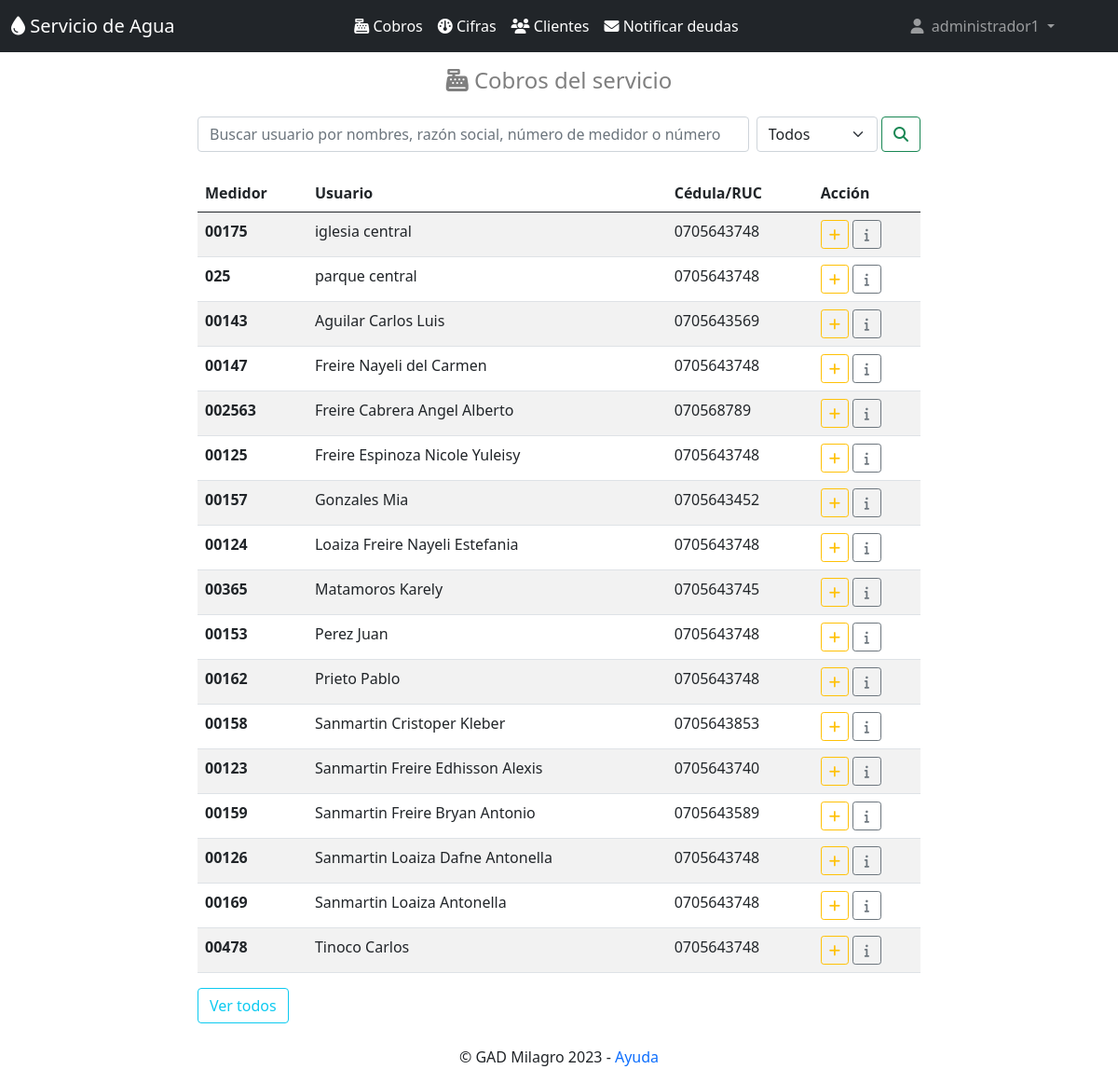
Page /cobros/ (signed in) on the earlier database version.
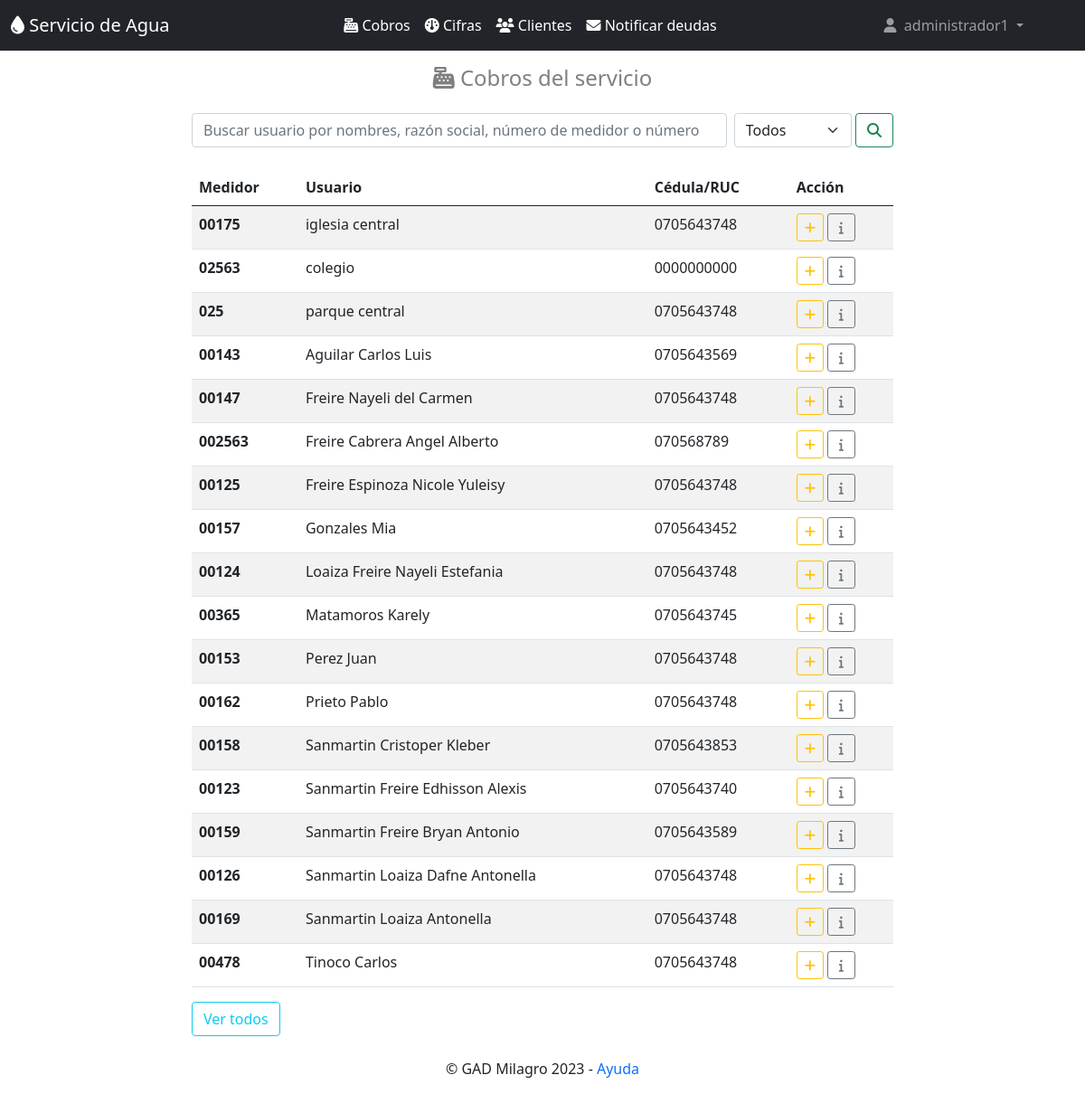
Same page on the later database version.
### clientes/models.py (models this page shows, shortened)
class Cliente(models.Model):
    nombres=models.CharField(max_length=50)
    apellidos=models.CharField(max_length=30,null=True, blank=True)
    detalle=models.CharField(max_length=30,null=True, blank=True)
    medidor=models.CharField(max_length=10, unique=True)
    cedula=models.CharField(max_length=15)
    email=models.EmailField()
    direccion=models.CharField(max_length=50,null=True, blank=True)
    celular=models.CharField(max_length=10,null=True, blank=True)
    deuda=models.CharField(max_length=1, choices=deuda, default='n',null=True, blank=True)
    ultima_cifra=models.CharField(max_length=30,default='null',null=True, blank=True)
    class Meta:
        db_table = 'cliente'
        verbose_name = 'Cliente'
        verbose_name_plural = 'clientes'
        ordering = ['apellidos']

### cobros/views.py (the view)
# urls.py: path('cobros/',mostrar_clientes),
def mostrar_clientes(request):
    busqueda = request.GET.get("buscar")
    filtro = request.GET.get("filtro")
    try:
        clientes = Cliente.objects.all()
    except Cliente.DoesNotExist:
                raise Http404
    date = datetime.date.today()
    año = date.strftime("%Y")
    mes = date.strftime("%B")
    fecha = mes+año
    try:
        if str(busqueda) and (str(filtro)=='1' or str(filtro)=='2'):
            if str(filtro) == '1':
                    clientes = Cliente.objects.filter(
                        Q(deuda__icontains = 's')).filter(
                        Q(nombres__icontains = busqueda) |
                        Q(apellidos__icontains = busqueda)|
                        Q(medidor__icontains = busqueda) |
                        Q(cedula__icontains = busqueda)
                    ).distinct()
                    messages.success(request, "Los resultados para la busqueda '"+busqueda+"' y el filtro 'Deudas pendientes' son:")
            if str(filtro) == '2':
                clientes = Cliente.objects.filter(
                    Q(deuda__icontains = 'n')).filter(
                    Q(nombres__icontains = busqueda) |
                    Q(apellidos__icontains = busqueda)|
                    Q(medidor__icontains = busqueda) |
                    Q(cedula__icontains = busqueda)
                ).distinct()
                messages.success(request, "Los resultados para la busqueda '"+busqueda+"' y el filtro 'Usuarios cancelados' son:")
        else:
            if filtro:
                if str(filtro) == '1':
                    clientes = Cliente.objects.filter(
                        Q(deuda__icontains = 's')).distinct()
                    messages.success(request, "Los usuarios con deudas pendientes son: ")
                if str(filtro) == '2':
                    clientes = Cliente.objects.filter(
                        Q(deuda__icontains = 'n')).distinct()
                    messages.success(request, "Los usuarios que han cancelado son: ")
            if busqueda:
                messages.success(request, " Los resultados encontrados para la busqueda '"+busqueda+"' son:")
                clientes = Cliente.objects.filter(
                    Q(nombres__icontains = busqueda) |
                    Q(apellidos__icontains = busqueda)|
                    Q(medidor__icontains = busqueda) |
                    Q(cedula__icontains = busqueda)
                ).distinct()
    except Cliente.DoesNotExist:
        raise Http404
    return render(request, "cobros.html", {"clientes": clientes,"fecha":fecha})

### templates/cobros.html (shortened to what this page needs)
{% extends "home.html" %}
{% block content %}
<div class="container mb-1 " style="max-width: 800px;">
    <h4 class="text-black-50 text-center py-3"><i class="fa-solid fa-cash-register"></i> Cobros del servicio</h4>
</div>
<div class="container " style="max-width: 800px;">
    <form class="d-flex" method="GET">
        <input class="form-control me-2" type="search" placeholder="Buscar usuario por nombres, razón social, número de medidor o número de cédula" aria-label="Search" name="buscar" value="">
        <select name="filtro" style="max-width: 130px;" class="form-select" aria-label="Default select example">
            <option selected>Todos</option>
        </select>&nbsp;
        <button title="Realizar la búsqueda" class="btn btn-outline-success" type="submit"><i class="fa-solid fa-magnifying-glass"></i></button>
    </form>
</div>
<div class="container py-4" style="max-width: 800px;">
    <table class="table table-responsive table-striped">
        <thead>
            <tr>
                <th>Medidor</th>
                <th>Usuario</th>
                <th>Cédula/RUC</th>
                <th>Acción</th>
            </tr>
        </thead>
        <tbody>
            {% for cliente in clientes %}
                {% if cliente.detalle != 'eliminado' %}
                    <tr>
                    <th scope="row">{{ cliente.medidor }}</th>
                        <td>{% if cliente.apellidos == None %}  {% else %} {{ cliente.apellidos }} {% endif %}{{ cliente.nombres }}</td>
                        <td>{{ cliente.cedula }}</td>
                        <td>
                            {% if cliente.ultima_cifra == fecha %}
                                {% if cliente.deuda == 's' %}
                                    <a title="Generar valores a pagar" class="btn btn-sm btn-success" href="/calcularcobro/{{cliente.id}}">&nbsp;<i class="fa-solid fa-dollar-sign"></i>&nbsp;</a>
                                {% else %}
                                    <a title="Ver registro de valores cancelados" class="btn btn-sm btn-outline-primary" href="/calcularcobro/{{cliente.id}}">&nbsp;<i class="fa-solid fa-eye"></i>&nbsp;</a>
                                {% endif %}
                            {% else %}
                                <a title="Ingresar cifra" class="btn btn-sm btn-outline-warning " href="/ingresarcifra/{{cliente.id}}"> <i class="fa-solid fa-plus"></i> </a>
                                <a title="Valores desactualizados" class="btn btn-sm btn-outline-secondary " href="/calcularcobro/{{cliente.id}}">&nbsp;<i class="fa-solid fa-info"></i>&nbsp;</a>
                            {% endif %}
                        </td>
                    </tr>
                {% endif %}
            {% endfor %}
            </tbody>
    </table>
    <a class="btn btn-outline-info" href="/cobros">Ver todos</a> &nbsp;&nbsp;
</div>
{% endblock %}

Differences in the rows shown:
now on this page (row edited): Cliente: medidor "02563", nombres "colegio", cedula "0000000000"
